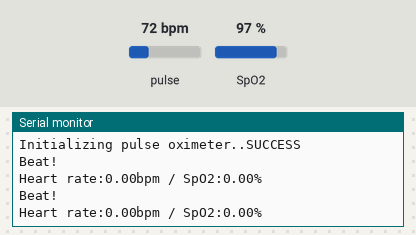
Bench run of a sketch on a simulated ESP32. Shown: the last lines printed to the serial monitor. Inputs (shaded band) come from the test bench; at power-on: pulse 72 bpm, SpO2 97 %. WiFi joins after 1.5 s; servers stay silent unless stated.

Above: at 2.7 s.
2.8 s: pulse set to 42 bpm
At 4.2 s:
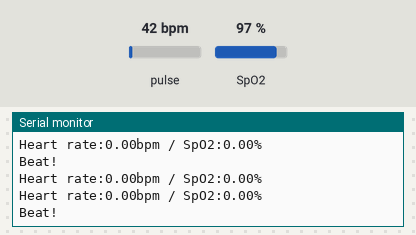
4.3 s: SpO2 set to 80 %
At 5.1 s:
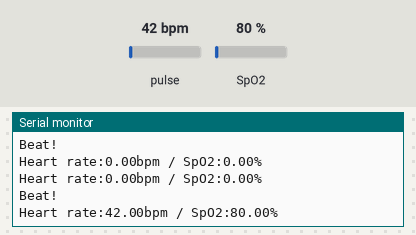
5.8 s: pulse set to 70 bpm
At 8.4 s:
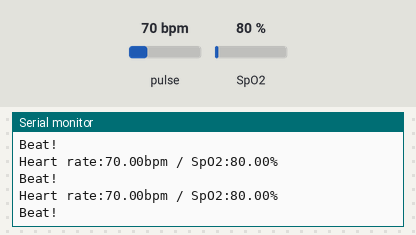
Timing chart, 0 to 9.9 s (numbered marks = the images above; inputs shaded):
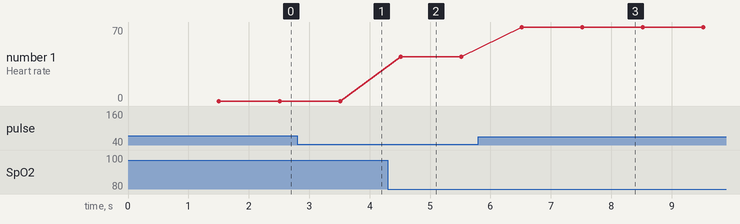

Measured:
- after the input at 4.3 s, the serial monitor: prints a new line after 0.21 s (image 2)
- after the input at 5.8 s, the serial monitor: prints a new line after 0.72 s (image 3)
- plotted number 1: 42 → 70 after the input at 5.8 s

The sketch:

heart_beat.ino
```cpp
#include <Wire.h>
#include <WiFi.h>
#include "MAX30100_PulseOximeter.h"
#include <FirebaseESP32.h>

#define REPORTING_PERIOD_MS 1000

#define FIREBASE_HOST "..." //project database url
#define FIREBASE_AUTH "..." //database secret
#define WIFI_SSID "..."
#define WIFI_PASSWORD "..."
//Define FirebaseESP32 data object
FirebaseData firebaseData;

#define detakPath "/jtd/Adit/data/DetakJantung"
#define oksigenPath "/jtd/Adit/data/Oksigen"

void sendFB(float detakjantung, float Oksigen, bool printSerial = false) {
  // set string value
  String packet = "";
  packet = ( Firebase.setFloat(firebaseData, detakPath, detakjantung) ) ? "Firebase success: " + (String)firebaseData.payload() : "Firebase Error: " + (String)firebaseData.errorReason(); delay(1);
  printSerial ? Serial.println(packet) : Serial.print("");
  packet = ( Firebase.setFloat(firebaseData, oksigenPath, Oksigen) ) ? "Firebase success: " + (String)firebaseData.payload() : "Firebase Error: " + (String)firebaseData.errorReason(); delay(1);
  printSerial ? Serial.println(packet) : Serial.print("");
}

// PulseOximeter is the higher level interface to the sensor
// it offers:
// * beat detection reporting
// * heart rate calculation
// * SpO2 (oxidation level) calculation
PulseOximeter pox;

uint32_t tsLastReport = 0;

// Callback (registered below) fired when a pulse is detected
void onBeatDetected(){
  Serial.println("Beat!");
}

void setup()
{
  Serial.begin(115200);
  while (!Serial) {
    ; // wait for serial port to connect. Needed for native USB port only
  }
  WiFi.mode(WIFI_STA);
  WiFi.begin(WIFI_SSID, WIFI_PASSWORD);
  Serial.print("Connecting to Wi-Fi");
  while (WiFi.status() != WL_CONNECTED)
  {
    Serial.print(".");
    delay(300);
  }
  Serial.println();
  Serial.print("Connected with IP: ");
  Serial.println(WiFi.localIP());
  Serial.println();

  //Firebase initialization
  Firebase.begin(FIREBASE_HOST, FIREBASE_AUTH);
  Firebase.reconnectWiFi(true);
  //Set database read timeout to 10 seconds (max 15 minutes)
  Firebase.setReadTimeout(firebaseData, 10000);
  //tiny, small, medium, large and unlimited.
  //Size and its write timeout e.g. tiny (1s), small (10s), medium (30s) and large (60s).
  Firebase.setwriteSizeLimit(firebaseData, "tiny");

  Serial.print("Initializing pulse oximeter..");

  // Initialize the PulseOximeter instance
  // Failures are generally due to an improper I2C wiring, missing power supply
  // or wrong target chip
  if (!pox.begin()) {
    Serial.println("FAILED");
    for (;;) {
      delay(100);
    }
  } else {
    Serial.println("SUCCESS");
  }

  // The default current for the IR LED is 50mA and it could be changed
  // by uncommenting the following line. Check MAX30100_Registers.h for all the
  // available options.
  // pox.setIRLedCurrent(MAX30100_LED_CURR_7_6MA);

  // Register a callback for the beat detection
  pox.setOnBeatDetectedCallback(onBeatDetected);
}

void loop()
{
  // Make sure to call update as fast as possible
  pox.update();

  // Asynchronously dump heart rate and oxidation levels to the serial
  // For both, a value of 0 means "invalid"
  if (millis() - tsLastReport > REPORTING_PERIOD_MS) {
    Serial.print("Heart rate:");
    float detakjantung = pox.getHeartRate();
    float Oksigen = pox.getSpO2();
    Serial.print(detakjantung);
    Serial.print("bpm / SpO2:");
    Serial.print(Oksigen);
    Serial.println("%");

    tsLastReport = millis();
    sendFB(detakjantung, Oksigen);
  }
}
```
